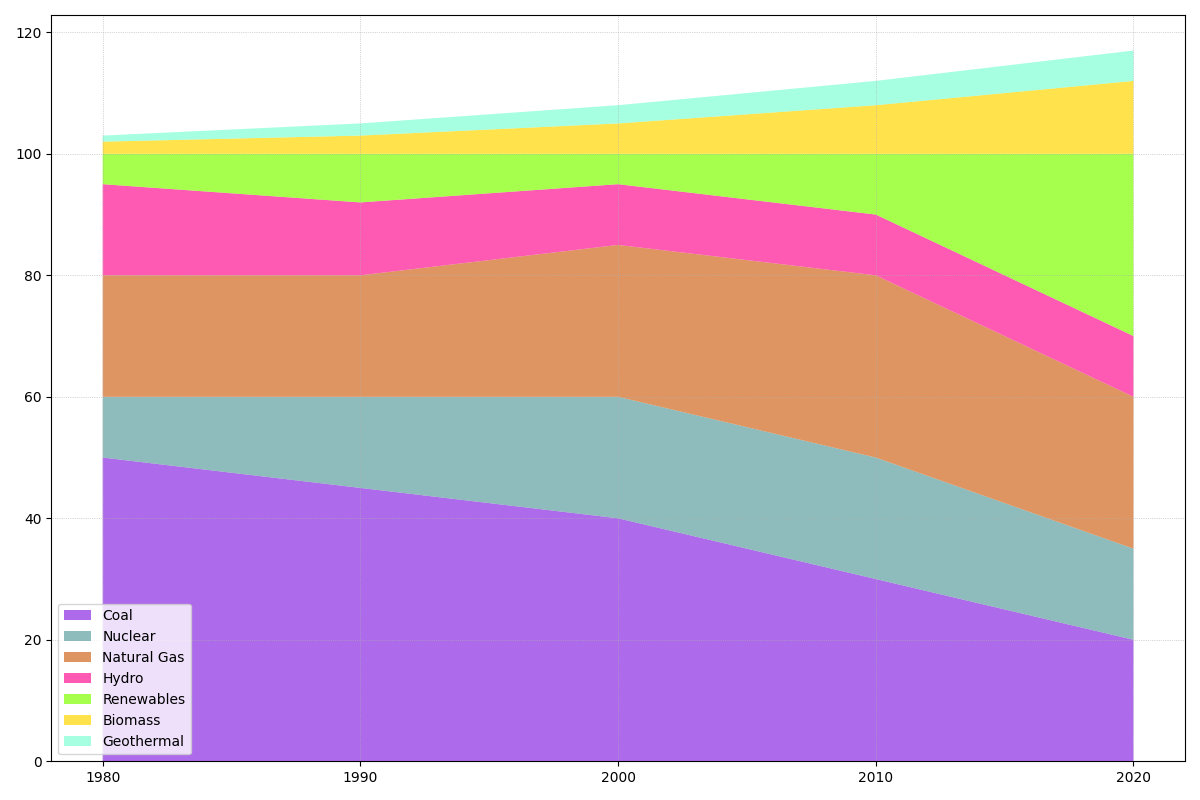

Generate this figure with Python:
import matplotlib.pyplot as plt
import numpy as np

decades = ['1980', '1990', '2000', '2010', '2020']
coal = [50, 45, 40, 30, 20]
nuclear = [10, 15, 20, 20, 15]
natural_gas = [20, 20, 25, 30, 25]
hydro = [15, 12, 10, 10, 10]
renewables = [5, 8, 5, 10, 30]

# Add new made-up data series
biomass = [2, 3, 5, 8, 12]
geothermal = [1, 2, 3, 4, 5]

data = np.array([coal, nuclear, natural_gas, hydro, renewables, biomass, geothermal])

plt.figure(figsize=(12, 8))
plt.stackplot(decades, coal, nuclear, natural_gas, hydro, renewables, biomass, geothermal,
              colors=['#8A2BE2', '#5F9EA0', '#D2691E', '#FF1493', '#7FFF00', '#FFD700', '#7FFFD4'], 
              alpha=0.7)

plt.legend(['Coal', 'Nuclear', 'Natural Gas', 'Hydro', 'Renewables', 'Biomass', 'Geothermal'], 
           loc='lower left', bbox_to_anchor=(0, 0))

plt.grid(True, linestyle=':', linewidth=0.5)
plt.tight_layout()

plt.show()
